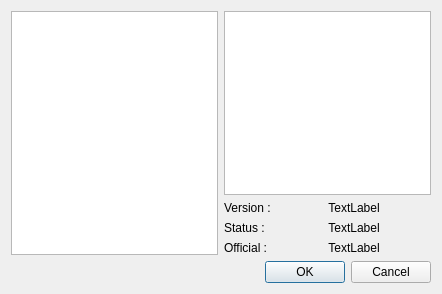
<?xml version="1.0" encoding="UTF-8"?>
<ui version="4.0">
 <class>NewActionDialog</class>
 <widget class="QDialog" name="NewActionDialog">
  <property name="geometry">
   <rect>
    <x>0</x>
    <y>0</y>
    <width>442</width>
    <height>294</height>
   </rect>
  </property>
  <property name="windowTitle">
   <string>New action</string>
  </property>
  <layout class="QVBoxLayout" name="verticalLayout">
   <item>
    <layout class="QHBoxLayout" name="horizontalLayout">
     <item>
      <widget class="NewActionTreeWidget" name="newActionTreeWidget">
       <property name="editTriggers">
        <set>QAbstractItemView::NoEditTriggers</set>
       </property>
       <property name="alternatingRowColors">
        <bool>true</bool>
       </property>
       <property name="rootIsDecorated">
        <bool>false</bool>
       </property>
       <property name="animated">
        <bool>true</bool>
       </property>
       <property name="headerHidden">
        <bool>true</bool>
       </property>
       <property name="columnCount">
        <number>1</number>
       </property>
       <column>
        <property name="text">
         <string notr="true">1</string>
        </property>
       </column>
      </widget>
     </item>
     <item>
      <layout class="QVBoxLayout" name="verticalLayout_2">
       <item>
        <widget class="QTextEdit" name="actionDescription">
         <property name="undoRedoEnabled">
          <bool>false</bool>
         </property>
         <property name="readOnly">
          <bool>true</bool>
         </property>
         <property name="html">
          <string>&lt;!DOCTYPE HTML PUBLIC &quot;-//W3C//DTD HTML 4.0//EN&quot; &quot;http://www.w3.org/TR/REC-html40/strict.dtd&quot;&gt;
&lt;html&gt;&lt;head&gt;&lt;meta name=&quot;qrichtext&quot; content=&quot;1&quot; /&gt;&lt;style type=&quot;text/css&quot;&gt;
p, li { white-space: pre-wrap; }
&lt;/style&gt;&lt;/head&gt;&lt;body style=&quot; font-family:'MS Shell Dlg 2'; font-size:8.25pt; font-weight:400; font-style:normal;&quot;&gt;
&lt;p style=&quot;-qt-paragraph-type:empty; margin-top:0px; margin-bottom:0px; margin-left:0px; margin-right:0px; -qt-block-indent:0; text-indent:0px;&quot;&gt;&lt;/p&gt;&lt;/body&gt;&lt;/html&gt;</string>
         </property>
        </widget>
       </item>
       <item>
        <layout class="QFormLayout" name="formLayout_2">
         <item row="0" column="0">
          <widget class="QLabel" name="label">
           <property name="text">
            <string>Version :</string>
           </property>
          </widget>
         </item>
         <item row="1" column="0">
          <widget class="QLabel" name="label_2">
           <property name="text">
            <string>Status :</string>
           </property>
          </widget>
         </item>
         <item row="2" column="0">
          <widget class="QLabel" name="label_3">
           <property name="text">
            <string>Official :</string>
           </property>
          </widget>
         </item>
         <item row="0" column="1">
          <widget class="QLabel" name="versionLabel">
           <property name="text">
            <string>TextLabel</string>
           </property>
           <property name="alignment">
            <set>Qt::AlignCenter</set>
           </property>
          </widget>
         </item>
         <item row="1" column="1">
          <widget class="QLabel" name="statusLabel">
           <property name="text">
            <string>TextLabel</string>
           </property>
           <property name="alignment">
            <set>Qt::AlignCenter</set>
           </property>
          </widget>
         </item>
         <item row="2" column="1">
          <widget class="QLabel" name="officialLabel">
           <property name="text">
            <string>TextLabel</string>
           </property>
           <property name="alignment">
            <set>Qt::AlignCenter</set>
           </property>
          </widget>
         </item>
        </layout>
       </item>
      </layout>
     </item>
    </layout>
   </item>
   <item>
    <widget class="QDialogButtonBox" name="buttonBox">
     <property name="standardButtons">
      <set>QDialogButtonBox::Cancel|QDialogButtonBox::Ok</set>
     </property>
    </widget>
   </item>
  </layout>
 </widget>
 <customwidgets>
  <customwidget>
   <class>NewActionTreeWidget</class>
   <extends>QTreeWidget</extends>
   <header>newactiontreewidget.h</header>
  </customwidget>
 </customwidgets>
 <resources/>
 <connections>
  <connection>
   <sender>buttonBox</sender>
   <signal>accepted()</signal>
   <receiver>NewActionDialog</receiver>
   <slot>accept()</slot>
   <hints>
    <hint type="sourcelabel">
     <x>296</x>
     <y>273</y>
    </hint>
    <hint type="destinationlabel">
     <x>233</x>
     <y>288</y>
    </hint>
   </hints>
  </connection>
  <connection>
   <sender>buttonBox</sender>
   <signal>rejected()</signal>
   <receiver>NewActionDialog</receiver>
   <slot>reject()</slot>
   <hints>
    <hint type="sourcelabel">
     <x>383</x>
     <y>275</y>
    </hint>
    <hint type="destinationlabel">
     <x>394</x>
     <y>288</y>
    </hint>
   </hints>
  </connection>
 </connections>
</ui>
